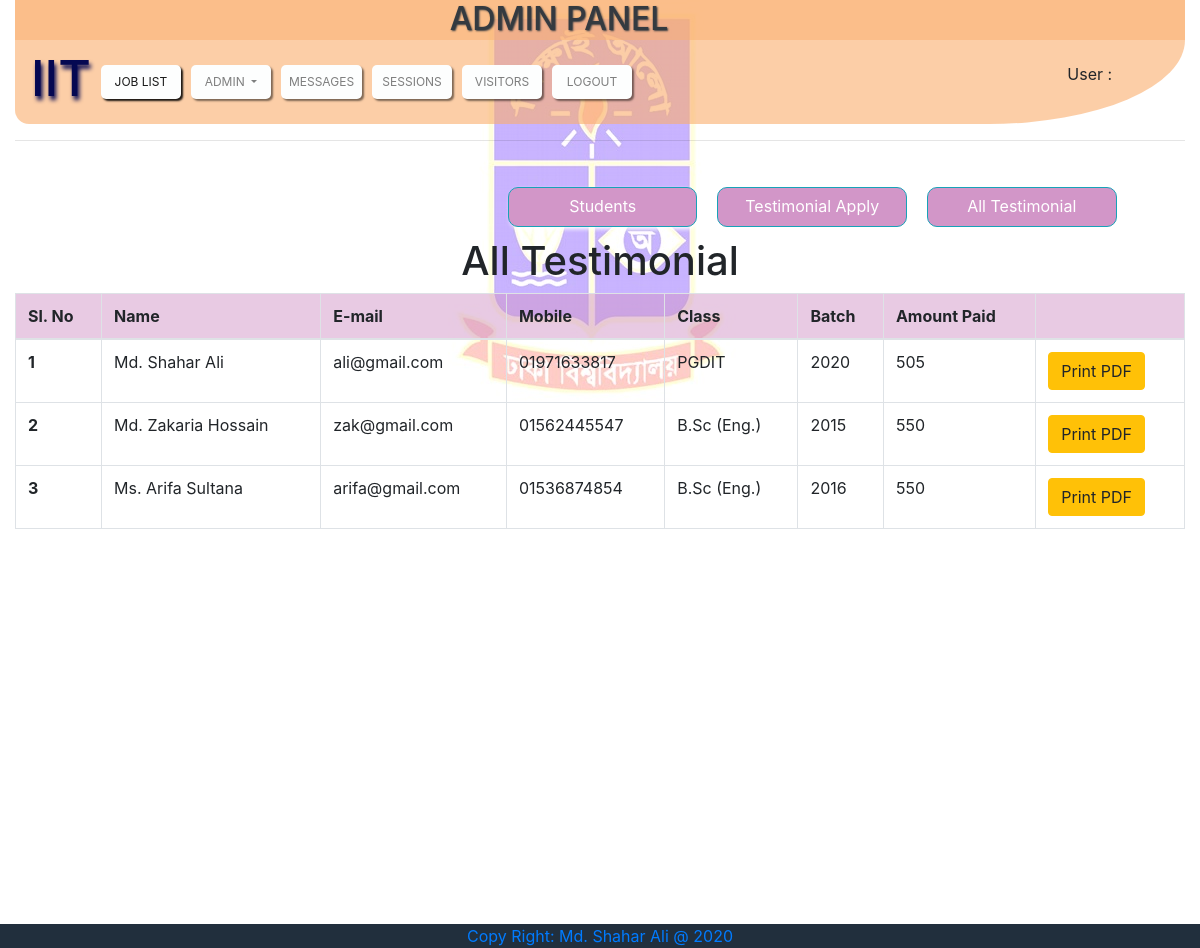
Screenshot of /admin/all_testimonial.php (signed in) with the database file from the repository.
### tables this page shows
CREATE TABLE `tbl_testimonial` (
  `test_id` int(11) NOT NULL,
  `stu_id` int(11) NOT NULL,
  `class` varchar(100) NOT NULL,
  `batch` int(4) NOT NULL,
  `roll` int(10) NOT NULL,
  `pyear` int(4) NOT NULL,
  `subject` varchar(100) NOT NULL,
  `result` float NOT NULL,
  `payment_method` varchar(100) NOT NULL,
  `receip_no` varchar(100) NOT NULL,
  `payment_date` date NOT NULL,
  `amount` int(11) NOT NULL,
  `status` varchar(10) NOT NULL,
  `testimonial_date` timestamp NOT NULL DEFAULT CURRENT_TIMESTAMP,
  `prepared_by` varchar(100) NOT NULL
);

CREATE TABLE `tbl_student` (
  `stu_id` int(11) NOT NULL,
  `name` varchar(100) NOT NULL,
  `email` varchar(255) NOT NULL,
  `password` varchar(255) NOT NULL,
  `gender` varchar(6) NOT NULL,
  `father` varchar(100) NOT NULL,
  `mother` varchar(100) NOT NULL,
  `paddress` varchar(255) NOT NULL,
  `maddress` varchar(255) NOT NULL,
  `mobile` varchar(11) NOT NULL,
  `date_applicaiton` timestamp NOT NULL DEFAULT CURRENT_TIMESTAMP,
  `position` varchar(10) NOT NULL
);

### lib/Database.php (called while the page is built, shortened)
<?php
Class Database{
	public $host   = "localhost";
	public $user   = "root";
	public $pass   = "";
	public $dbname = "iit_du";
	public $link;
	private function connectDB(){
	$this->link = new mysqli($this->host, $this->user, $this->pass, $this->dbname);
 }
	public function select($query){
		$result = $this->link->query($query) or die($this->link->error.__LINE__);
		if($result->num_rows > 0){
			return $result;
		} else {
			return false;
		}
	}
}

### admin/all_testimonial.php (the view)
<?php include 'admin_lib/header.php'; ?>
<hr style="color: black">
<div class="sub-job-list">
  <a class="btn btn-info" href="all_testimonial.php">All Testimonial</a>
   <a class="btn btn-info" href="testimonial_list.php">Testimonial Apply</a>
  <a class="btn btn-info" href="students.php">Students</a>
</div>
<h1 id="change">All Testimonial</h1>
<table class="table table-bordered">
  <thead>
    <tr>
      <th scope="col">Sl. No</th>
      <th scope="col">Name</th>
      <th scope="col">E-mail</th>
      <th scope="col">Mobile</th>
      <th scope="col">Class</th>
      <th scope="col">Batch</th>
      <th scope="col">Amount Paid</th>
      <th></th>
    </tr>
  </thead>
  <tbody>
<?php
$query = "SELECT * FROM tbl_student INNER JOIN tbl_testimonial ON tbl_student.stu_id = tbl_testimonial.stu_id WHERE tbl_testimonial.status = 'yes'";
$data = $db->select($query);
if($data){
	$i=0;
	while ($rows = $data->fetch_assoc()) {
    $stu_id = $rows['stu_id'];
		$i++;
		echo '<tr">
      <th scope="row">'.$i.'</th>
      <td>'.$rows['name'].'</td>
      <td>'.$rows['email'].'</td>
      <td>'.$rows['mobile'].'</td>
      <td>'.$rows['class'].'</td>
      <td>'.$rows['batch'].'</td>
      <td>'.$rows['amount'].'</td>
      <td><a href="../assets/pdf/testimonial_pdf.php?stu_id='.$stu_id.'" class="btn btn-warning" target="_blank">Print PDF</a></td>
    </tr>';
	}
}
?>
  </tbody>
</table>
<?php include 'admin_lib/footer.php'; ?>

### admin/admin_lib/header.php (shortened to what this page needs)
<?php
include '../lib/Database.php';
$db = new Database();
?>
<html lang="en">
<head>
  <link rel="stylesheet" href="../assets/css/bootstrap.min.css">
  <link rel="stylesheet" href="../assets/css/mystyle.css">
</head>
<body>
	<div class="container-fluid" id="container" >
<div class="admin-loginmanu" >
  <h2 style="text-align: center ;" class="text-dark">ADMIN PANEL</h1>
</div>
<nav class="navbar navbar-expand-lg navbar-light black-color admin-nav">
 <h1>IIT</h1>
  <div class="collapse navbar-collapse" id="basicExampleNav">
    <ul class="navbar-nav mr-auto">
       <li class="nav-item active">
        <a class="nav-link" href="index.php">JOB LIST
        </a>
      </li>
      <li class="nav-item dropdown">
        <a class="nav-link dropdown-toggle" id="navbarDropdownMenuLink-555" data-toggle="dropdown"
          aria-haspopup="true" aria-expanded="false">ADMIN
        </a>
      </li>
      <li class="nav-item">
        <a class="nav-link" href="messages.php">MESSAGES</a>
      </li>
      <li class="nav-item">
        <a class="nav-link" href="sessions.php">SESSIONS</a>
      </li>
      <li class="nav-item">
        <a class="nav-link" href="visitors.php">VISITORS</a>
      </li>
      <li class="nav-item">
        <a class="nav-link" href="?admin_logout=true">LOGOUT</a>
      </li>
    </ul>
  </div>
  <p>User : <b> <?php echo AdminSession::get("user_id");  ?></b> </p>
</nav>
		<div class="row  text-center">
			<div class="col-sm-12" id="mainbody" >

### admin/admin_lib/footer.php
</div>
</div>
	<div class="row w-111 ">
			<div class="col-sm-12 text-center">
				<a href="index.php">Copy Right: Md. Shahar Ali @ 2020</a>
			</div>
	</div>
</div>
</body>
</html>

### assets/css/mystyle.css (style rules this page uses)
.admin-loginmanu { width: 100%; height: 40px; padding-left: 8%; padding-right: 15%; font-size: 10px; float: right; background: rgb( 250, 174, 109, 0.8 ); }
.admin-loginmanu h2 { text-shadow: 1px 1px 2px; }
.admin-nav { background: rgb( 250, 174, 109, 0.6); border-bottom-right-radius: 350px 150px; border-bottom-left-radius: 25px 25px; }
.admin-nav a { min-width: 80px; background: #fdfefe ; border-radius: 5px; margin-left: 10px; text-align: center; box-shadow: 2px 2px 2px; font-size: 12px; padding-right: 1px; padding-left: 1px; }
.admin-nav h1 { color: #050852; font-size: 50px; text-decoration: bold; text-shadow: 2px 4px 4px; }
#mainbody { min-height: 800px; }
.w-111 { background: #212f3d ; }
.body-text h3, p { padding-left: 5%; padding-right: 5%; }
.sub-job-list { padding-top: 10px; padding-right: 5%; padding-left: 5%; min-height: 60px; margin-bottom: 20px; }
.sub-job-list a { min-width: 18%; height: 40px; box-shadow: 2px 2px 4px; vertical-align: middle; border-radius: 10px; margin-top: 20px; margin-right: 10px; margin-left: 10px; float: right; color: white; background: rgb(210, 150, 200); }
.table-bordered thead { background: rgb(210, 150, 200, 0.5); vertical-align: middle; }

### admin/admin_lib/header.php (style rules this page uses)
body { background-image: url('../img/du_logo.jpg'); background-repeat: no-repeat; background-position: top; animation: mymove 50s infinite; }

### rows the page displays
tbl_testimonial: stu.name "Md. Shahar Ali", stu.email "ali@gmail.com", stu.mobile "01971633817", class "PGDIT", batch "2020", amount "505"
tbl_testimonial: stu.name "Md. Zakaria Hossain", stu.email "zak@gmail.com", stu.mobile "01562445547", class "B.Sc (Eng.)", batch "2015", amount "550"
tbl_testimonial: stu.name "Ms. Arifa Sultana", stu.email "arifa@gmail.com", stu.mobile "01536874854", class "B.Sc (Eng.)", batch "2016", amount "550"
